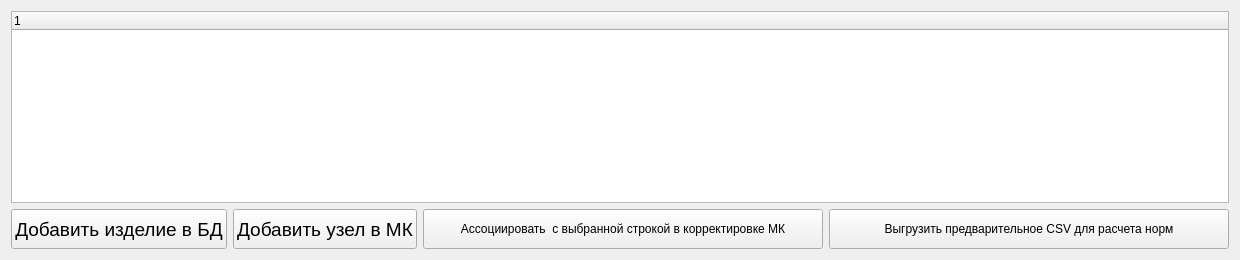
      <widget class="QWidget" name="tab">
       <attribute name="title">
        <string>Просмотр структуры</string>
       </attribute>
       <layout class="QVBoxLayout" name="verticalLayout_2">
        <item>
         <widget class="QTreeWidget" name="tree_base_tree">
          <column>
           <property name="text">
            <string notr="true">1</string>
           </property>
          </column>
         </widget>
        </item>
        <item>
         <layout class="QHBoxLayout" name="horizontalLayout_27">
          <item>
           <widget class="QPushButton" name="pushButton_add_v_bd">
            <property name="minimumSize">
             <size>
              <width>0</width>
              <height>40</height>
             </size>
            </property>
            <property name="font">
             <font>
              <pointsize>14</pointsize>
             </font>
            </property>
            <property name="text">
             <string>Добавить изделие в БД</string>
            </property>
           </widget>
          </item>
          <item>
           <widget class="QPushButton" name="pushButton_add_v_MK">
            <property name="minimumSize">
             <size>
              <width>0</width>
              <height>40</height>
             </size>
            </property>
            <property name="font">
             <font>
              <pointsize>14</pointsize>
             </font>
            </property>
            <property name="text">
             <string>Добавить узел в МК</string>
            </property>
           </widget>
          </item>
          <item>
           <widget class="QPushButton" name="pushButton_ass_nomen_MK_korr_2">
            <property name="minimumSize">
             <size>
              <width>400</width>
              <height>40</height>
             </size>
            </property>
            <property name="text">
             <string>Ассоциировать  с выбранной строкой в корректировке МК</string>
            </property>
           </widget>
          </item>
          <item>
           <widget class="QPushButton" name="btn_generate_precsv_tree">
            <property name="minimumSize">
             <size>
              <width>400</width>
              <height>40</height>
             </size>
            </property>
            <property name="text">
             <string>Выгрузить предварительное CSV для расчета норм</string>
            </property>
           </widget>
          </item>
         </layout>
        </item>
       </layout>
      </widget>
